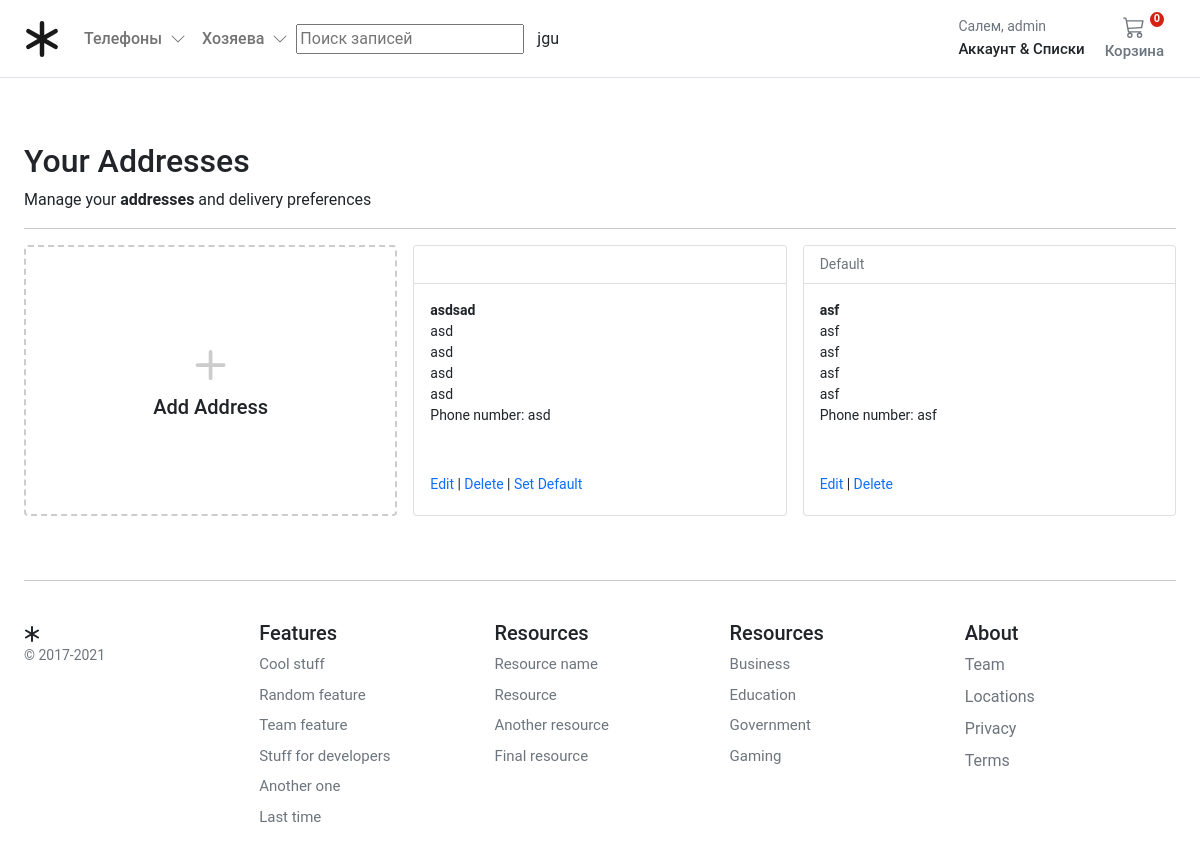
/account/addresses/ (signed in), run on the app's committed database.
### account/models.py (models this page shows, shortened)
class Customer(AbstractBaseUser, PermissionsMixin):
    email = models.EmailField(_("email address"), unique=True)
    name = models.CharField(max_length=150)
    mobile = models.CharField(max_length=20, blank=True)
    is_active = models.BooleanField(default=False)
    is_staff = models.BooleanField(default=False)
    created = models.DateTimeField(auto_now_add=True)
    updated = models.DateTimeField(auto_now=True)
    objects = CustomAccountManager()
    USERNAME_FIELD = "email"
    REQUIRED_FIELDS = ["name"]
    class Meta:
        verbose_name = "Accounts"
        verbose_name_plural = "Accounts"

class Address(models.Model):
    id = models.UUIDField(primary_key=True, default=uuid.uuid4, editable=False)
    customer = models.ForeignKey(
        Customer, verbose_name=_("Customer"), on_delete=models.CASCADE
    )
    full_name = models.CharField(_("Full Name"), max_length=150)
    phone = models.CharField(_("Phone Number"), max_length=50)
    postcode = models.CharField(_("Postcode"), max_length=50)
    address_line = models.CharField(_("Address Line 1"), max_length=255)
    address_line2 = models.CharField(_("Address Line 2"), max_length=255)
    town_city = models.CharField(_("Town/City/State"), max_length=150)
    delivery_instructions = models.CharField(_("Delivery Instructions"), max_length=255)
    created_at = models.DateTimeField(_("Created at"), auto_now_add=True)
    updated_at = models.DateTimeField(_("Updated at"), auto_now=True)
    default = models.BooleanField(_("Default"), default=False)
    class Meta:
        verbose_name = "Address"
        verbose_name_plural = "Addresses"

### account/views.py (the view)
# urls.py: path("addresses/", views.view_address, name="addresses"),
@login_required
def view_address(request):
    addresses = Address.objects.filter(customer=request.user)
    return render(request, "account/dashboard/addresses.html", {"addresses": addresses})

### basket/basket.py (called while the page is built)
    def __len__(self):
        return sum(item["qty"] for item in self.basket.values())

### basket/context_processors.py (called while the page is built)
def basket(request):
    return {"basket": Basket(request)}

### store/context_processors.py (called while the page is built)
def categories(request):
    return {"categories": Category.objects.filter(level=0)}

def adressees(request):
    return {"adressees": Adressee.objects.filter(level=0)}

### store/models.py (called while the page is built)
    def get_absolute_url(self):
        return reverse("store:adressee_list", args=[self.slug])

    def get_absolute_url(self):
        return reverse("store:category_list", args=[self.slug])

### templates/account/dashboard/addresses.html (shortened to what this page needs)
{% extends "../sub_base.html" %}
{% block sub_content %}
<h1 class="h2">Your Addresses</h1>
<div>Manage your <b>addresses</b> and delivery preferences</div>
<hr />
<div class="container px-0">
  <div class="row row-cols-1 row-cols-sm-2 row-cols-md-3 g-3">
    <div class="col">
      <a href="{% url "account:add_address" %}" class="text-reset text-decoration-none" role="button"
        style="max-width: 540px;">
        <div class="card mb-3 h-100" style="border: dashed 2px #ccc;">
          <div class="row g-0 h-100">
            <div class="col-12" style="min-height:100px">
              <div class="card-body text-center position-absolute top-50 start-50 translate-middle">
                <svg style="color:#ccc;" xmlns="http://www.w3.org/2000/svg" width="60" height="60" fill="currentColor"
                  class="bi bi-plus" viewBox="0 0 16 16">
                  <path
                    d="M8 4a.5.5 0 0 1 .5.5v3h3a.5.5 0 0 1 0 1h-3v3a.5.5 0 0 1-1 0v-3h-3a.5.5 0 0 1 0-1h3v-3A.5.5 0 0 1 8 4z" />
                </svg>
                <h1 class="h5">Add Address</h1>
              </div>
            </div>
          </div>
        </div>
      </a>
    </div>
    {% for address in addresses %}
    <div class="col">
      <div class="card pb-3">
        <div class="card-header bg-white small text-muted">
          {% if address.default %}
            Default
          {% endif %}
        </div>
        <div class="card-body small pb-1">
          <p class="card-text m-0 fw-bold">{{address.full_name}}</p>
          <p class="card-text m-0">{{address.address_line}}</p>
          <p class="card-text m-0">{{address.address_line2}}</p>
          <p class="card-text m-0">{{address.town_city}}</p>
          <p class="card-text m-0">{{address.postcode}}</p>
          <p class="card-text m-0">Phone number: {{address.phone}}</p>
          <div class="pt-5">
            <a href="{% url 'account:edit_address' address.id %}" class="text-decoration-none">Edit</a>
            |
            <a href="{% url 'account:delete_address' address.id %}" class="text-decoration-none">Delete</a>
            {% if not address.default %}
            | <a href="{% url 'account:set_default' address.id %}" class="text-decoration-none">Set Default</a>
            {% endif %}
          </div>
        </div>
      </div>
    </div>
    {% endfor %}
  </div>
</div>
{% endblock %}

### templates/base.html (shortened to what this page needs)
{% load static %}
<!DOCTYPE html>
<html>
<head>
  <link href="https://cdn.jsdelivr.net/npm/bootstrap@5.0.0-beta1/dist/css/bootstrap.min.css" rel="stylesheet"
>
  <link rel="stylesheet" href="{% static 'core/css/base.css' %}">
  <link rel="stylesheet" href="{% block stylesheet %}{% endblock %}">
</head>
<body>
  <header class="pb-3">
    <nav class="navbar navbar-expand-md navbar-light bg-white border-bottom">
      <div class="container-fluid px-md-4">
        <div class="d-flex w-100 navbar-collapse">
          <a class="navbar-brand d-flex-inline" href="/">
          </a>
          <ul class="navbar-nav me-auto mb-2 mb-md-0">
            <li class="nav-item dropdown">
              <a class="nav-link dropdown-toggle d-none d-md-block fw500" href="#" id="navbarDropdown" role="button"
                data-bs-toggle="dropdown" aria-expanded="false">
                Телефоны
                <i class="ps-1"><svg xmlns="http://www.w3.org/2000/svg" width="16" height="16" fill="currentColor"
                    class="bi bi-chevron-down" viewBox="0 0 16 16">
                    <path fill-rule="evenodd"
                      d="M1.646 4.646a.5.5 0 0 1 .708 0L8 10.293l5.646-5.647a.5.5 0 0 1 .708.708l-6 6a.5.5 0 0 1-.708 0l-6-6a.5.5 0 0 1 0-.708z" />
                  </svg></i>
              </a>
            </li>
            <li class="nav-item dropdown">
              <a class="nav-link dropdown-toggle d-none d-md-block fw500" href="#" id="navbarDropdown" role="button"
                data-bs-toggle="dropdown" aria-expanded="false">
                Хозяева
                <i class="ps-1"><svg xmlns="http://www.w3.org/2000/svg" width="16" height="16" fill="currentColor"
                    class="bi bi-chevron-down" viewBox="0 0 16 16">
                    <path fill-rule="evenodd"
                      d="M1.646 4.646a.5.5 0 0 1 .708 0L8 10.293l5.646-5.647a.5.5 0 0 1 .708.708l-6 6a.5.5 0 0 1-.708 0l-6-6a.5.5 0 0 1 0-.708z" />
                  </svg></i>
              </a>
            </li>
          </ul>
          <div class="collapse navbar-collapse" id="navbarResponsive">
            <input class="search" type="text" name="q" placeholder="Поиск записей">
            <button type="submit" class="btn1 btn">
              <span class="fa fa-search">jgu</span>
            </button>
          </div>
          <div>
            <div class="collapse navbar-collapse" id="navbarSupportedContent2">
              <ul class="navbar-nav me-auto mb-2 mb-lg-0">
                <li class="nav-item dropdown">
                  <a class="nav-link dropdown-toggle text-reset" href="#" id="navbarDropdown" role="button"
                    data-bs-toggle="dropdown" aria-expanded="false">
                    <div class="small text-muted">Салем,
                      {% if user.is_authenticated %}
                        {{ request.user.name }}
                      {% else %}
                      войди
                      {% endif %}
                    </div>
                    <span class="fs15 fw500">Аккаунт &amp; Списки
                    </span>
                  </a>
                </li>
              </ul>
            </div>
          </div>
          <a type="button" role="button" href="{% url "basket:basket_summary" %}"
            class="btn btn-outline-secondary border-0 basket-btn">
            {% with total_qty=basket|length %}
            <div id="basket-qty" class="basket-qty">
              {% if total_qty > 0 %}
              {{ total_qty }}
              {% else %}
              0
              {% endif %}
            </div>
            {% endwith %}
            <div>
            </div>
            <span class="fs15 fw500">Корзина</span>
          </a>
        </div>
      </div>
    </nav>
  </header>
  <main class="pt-5">
    <div id="content">{% block content %} {% endblock %}</div>
  </main>
  <footer class="container py-5 footer">
    <hr>
    <div class="row pt-4">
      <div class="col-12 col-md">
        <small class="d-block mb-3 text-muted">&copy; 2017-2021</small>
      </div>
      <div class="col-6 col-md fs15">
        <h5>Features</h5>
        <ul class="list-unstyled">
          <li><a class="link-secondary text-decoration-none" href="#">Cool stuff</a></li>
          <li><a class="link-secondary text-decoration-none" href="#">Random feature</a></li>
          <li><a class="link-secondary text-decoration-none" href="#">Team feature</a></li>
          <li><a class="link-secondary text-decoration-none" href="#">Stuff for developers</a></li>
          <li><a class="link-secondary text-decoration-none" href="#">Another one</a></li>
          <li><a class="link-secondary text-decoration-none" href="#">Last time</a></li>
        </ul>
      </div>
      <div class="col-6 col-md fs15">
        <h5>Resources</h5>
        <ul class="list-unstyled">
          <li><a class="link-secondary text-decoration-none" href="#">Resource name</a></li>
          <li><a class="link-secondary text-decoration-none" href="#">Resource</a></li>
          <li><a class="link-secondary text-decoration-none" href="#">Another resource</a></li>
          <li><a class="link-secondary text-decoration-none" href="#">Final resource</a></li>
        </ul>
      </div>
      <div class="col-6 col-md fs15">
        <h5>Resources</h5>
        <ul class="list-unstyled">
          <li><a class="link-secondary text-decoration-none" href="#">Business</a></li>
          <li><a class="link-secondary text-decoration-none" href="#">Education</a></li>
          <li><a class="link-secondary text-decoration-none" href="#">Government</a></li>
          <li><a class="link-secondary text-decoration-none" href="#">Gaming</a></li>
        </ul>
      </div>
      <div class="col-6 col-md">
        <h5>About</h5>
        <ul class="list-unstyled">
          <li><a class="link-secondary text-decoration-none" href="#">Team</a></li>
          <li><a class="link-secondary text-decoration-none" href="#">Locations</a></li>
          <li><a class="link-secondary text-decoration-none" href="#">Privacy</a></li>
          <li><a class="link-secondary text-decoration-none" href="#">Terms</a></li>
        </ul>
      </div>
    </div>
  </footer>
</body>
</html>

### static/core/css/base.css (style rules this page uses)
@media (min-width: 1000px) { .container { max-width: 1000px; } }
@media (max-width: 1200px) { .container { max-width: 100%; padding:0 24px; } }
.dropdown-toggle::after { display: none; }
html, body, p, div { letter-spacing: -0.02px; font-family: 'Roboto', sans-serif; }
.fs15 { font-size: 0.9375rem; }
.fw500 { font-weight: 500; }
.basket-qty { color: #fff; background: #d42114; border: 2px solid #fff; border-radius: 50%; text-align: center; font-size: 11px; height: 15px; width: 14px; position: absolute; box-sizing: content-box; font-weight: 600; display: flex; justify-content: center; align-items: center; top: 1px; right: 10px; }
.basket-btn { position: relative; }
.footer > div > div > ul > li { padding-bottom:8px; }

### data on the page
Customer: user.name "admin"
Address: full_name "asdsad", address_line "asd", address_line2 "asd", town_city "asd", postcode "asd", phone "asd", default "Set Default"
Address: default "Default", full_name "asf", address_line "asf", address_line2 "asf", town_city "asf", postcode "asf", phone "asf"
